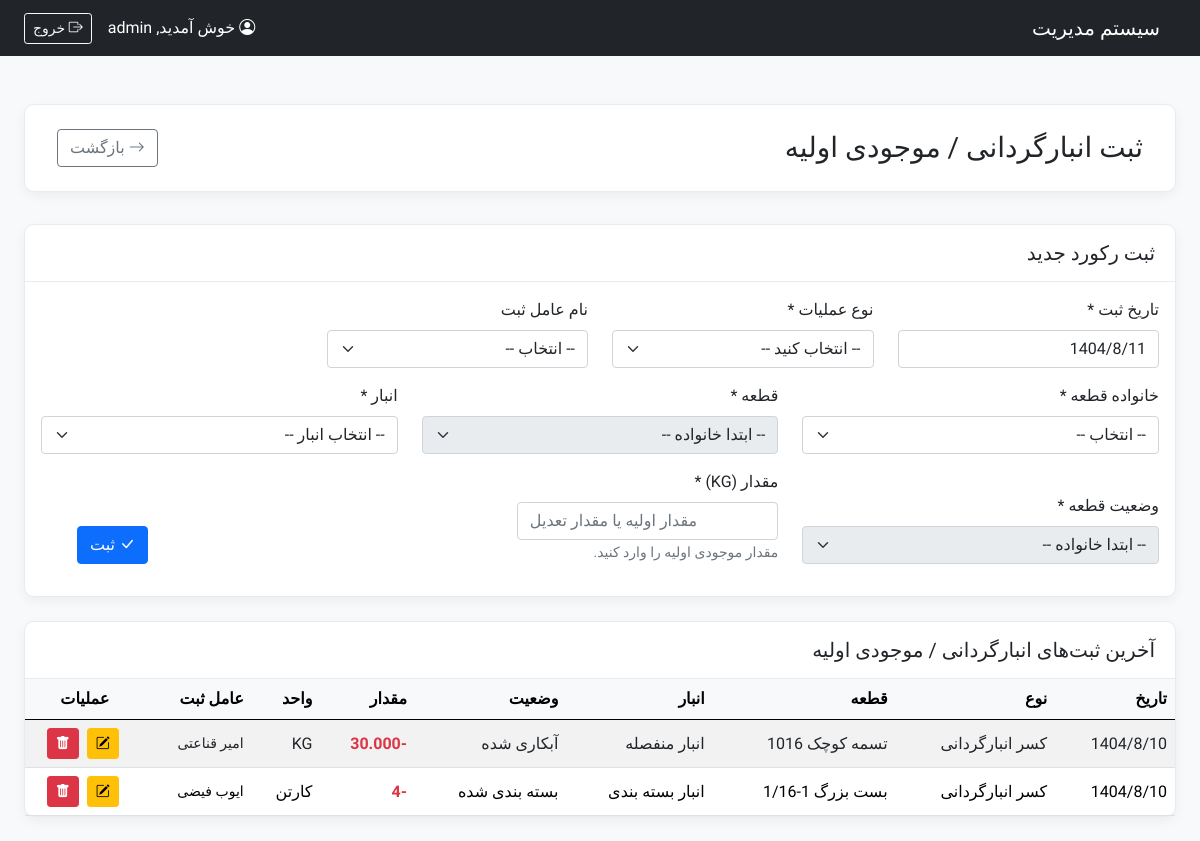
The page /modules/Warehouse/inventory_stocktake.php (signed in) on the database as committed earlier.
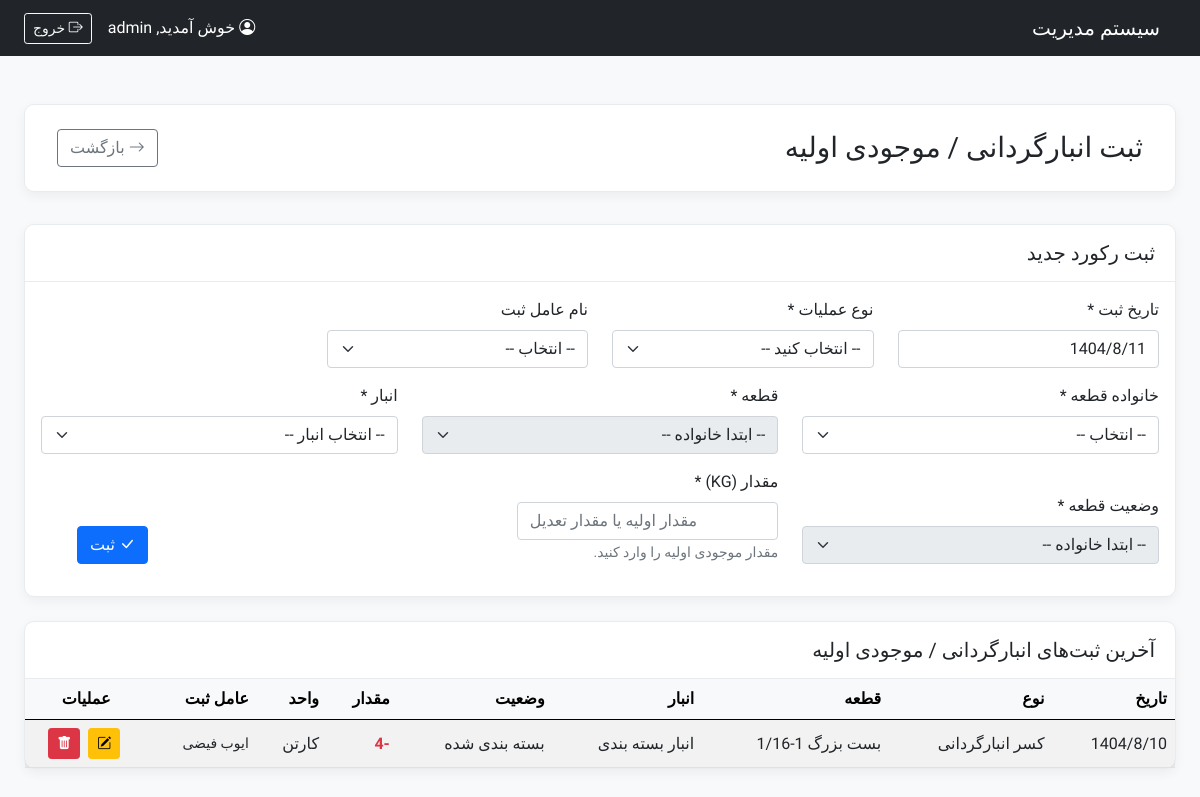
The same page on the database as committed later.
### tables this page shows
CREATE TABLE `tbl_stock_transactions` (
  `TransactionID` bigint(20) NOT NULL,
  `TransactionDate` timestamp NOT NULL DEFAULT current_timestamp(),
  `PartID` int(11) NOT NULL,
  `FromStationID` int(11) NOT NULL,
  `ToStationID` int(11) NOT NULL,
  `GrossWeightKG` decimal(10,3) DEFAULT NULL COMMENT 'وزن ناخالص با پالت بر حسب کیلوگرم',
  `PalletTypeID` int(11) DEFAULT NULL,
  `PalletWeightKG` decimal(10,3) DEFAULT NULL COMMENT 'وزن پالت ثبت شده در زمان تراکنش بر حسب کیلوگرم',
  `NetWeightKG` decimal(10,3) DEFAULT NULL COMMENT 'وزن خالص محاسبه شده بر حسب کیلوگرم',
  `CartonQuantity` int(11) DEFAULT NULL COMMENT 'تعداد کارتن (برای انبار بسته بندی)',
  `BaseWeightGR` decimal(10,3) DEFAULT NULL COMMENT 'وزن پایه بر حسب گرم',
  `AppliedWeightChangePercent` decimal(5,2) DEFAULT NULL COMMENT 'درصد تغییر وزن فرآیند (از جدول تغییرات وزن - فعلا تعریف نشده)',
  `FinalWeightGR` decimal(10,3) DEFAULT NULL COMMENT 'وزن نهایی قطعه محاسبه شده بر حسب گرم',
  `StatusAfter` varchar(100) DEFAULT NULL COMMENT 'وضعیت قطعه پس از تراکنش (از tbl_routes)',
  `StatusAfterID` int(11) DEFAULT NULL,
  `RouteStatus` enum('Standard','NonStandardPending','NonStandardApproved') NOT NULL DEFAULT 'Standard' COMMENT 'وضعیت مسیر استفاده شده',
  `DeviationID` int(11) DEFAULT NULL COMMENT 'در صورت ارتباط با مجوز ارفاقی',
  `PendingReason` text DEFAULT NULL COMMENT 'دلیل انتظار برای مسیر غیراستاندارد',
  `CreatedBy` int(11) DEFAULT NULL COMMENT 'UserID of creator',
  `OperatorEmployeeID` int(11) DEFAULT NULL COMMENT 'شناسه کارمند عامل ثبت کننده',
  `SenderEmployeeID` int(11) DEFAULT NULL COMMENT 'FK به tbl_employees برای تحویل دهنده',
  `ReceiverID` int(11) DEFAULT NULL COMMENT 'FK به tbl_receivers برای تحویل گیرنده',
  `TransactionTypeID` int(11) DEFAULT NULL COMMENT 'FK to tbl_transaction_types, used for stocktake/adjustments',
  `CreatedAt` timestamp NOT NULL DEFAULT current_timestamp()
);

CREATE TABLE `tbl_transaction_types` (
  `TypeID` int(11) NOT NULL,
  `TypeName` varchar(100) NOT NULL,
  `StockEffect` smallint(6) NOT NULL DEFAULT 0 COMMENT '1 برای افزایش, -1 برای کاهش, 0 بی‌اثر'
);

CREATE TABLE `tbl_parts` (
  `PartID` int(11) NOT NULL,
  `PartCode` varchar(50) NOT NULL,
  `PartName` varchar(150) NOT NULL,
  `Description` text DEFAULT NULL,
  `FamilyID` int(11) DEFAULT NULL,
  `SizeID` int(11) DEFAULT NULL COMMENT 'FK to tbl_part_sizes',
  `BarrelWeight_Solo_KG` decimal(10,2) DEFAULT NULL COMMENT 'ظرفیت بارل (کیلوگرم) اگر قطعه تنها باشد'
);

CREATE TABLE `tbl_stations` (
  `StationID` int(11) NOT NULL,
  `StationName` varchar(100) NOT NULL,
  `StationType` enum('Production','Warehouse','QC','External') NOT NULL COMMENT 'Production, Warehouse, Quality Control, External (e.g., plating service)'
);

CREATE TABLE `tbl_part_statuses` (
  `StatusID` int(11) NOT NULL,
  `StatusName` varchar(100) NOT NULL
);

CREATE TABLE `tbl_employees` (
  `EmployeeID` int(11) NOT NULL,
  `name` varchar(255) NOT NULL,
  `DepartmentID` int(11) DEFAULT NULL,
  `JobTitle` varchar(150) DEFAULT NULL,
  `HireDate` date DEFAULT NULL,
  `Status` enum('Active','Inactive') NOT NULL DEFAULT 'Active'
);

### config/functions.php (called while the page is built, shortened)
<?php
if (!function_exists('jdf_gregorian_to_jalali')) {
    require_once __DIR__ . '/../lib/jdf.php';
}
function to_jalali($gregorian_date) {
    $datetime_parts = explode(' ', $gregorian_date);
    $date_part = $datetime_parts[0];
    $parts = explode('-', $date_part);
    if (count($parts) === 3 && is_numeric($parts[0]) && is_numeric($parts[1]) && is_numeric($parts[2])) {
        list($g_y, $g_m, $g_d) = $parts;
         if ($g_y > 0) {
            return jdf_gregorian_to_jalali($g_y, $g_m, $g_d, '/');
        }
    }
    return '';
}
?>

### lib/jdf.php (called while the page is built, shortened)
<?php
function jdf_div($a,$b)
{
	return (int) ($a / $b);
}
function jdf_gregorian_to_jalali($g_y, $g_m, $g_d, $mod='')
{
	$g_days_in_month = array(31, 28, 31, 30, 31, 30, 31, 31, 30, 31, 30, 31);
	$j_days_in_month = array(31, 31, 31, 31, 31, 31, 30, 30, 30, 30, 30, 29);
	$gy = $g_y-1600;
	$gm = $g_m-1;
	$gd = $g_d-1;
	$g_day_no = 365*$gy+jdf_div($gy+3,4)-jdf_div($gy+99,100)+jdf_div($gy+399,400);
	for ($i=0; $i < $gm; ++$i)
		$g_day_no += $g_days_in_month[$i];
	$g_day_no += $gd;
	$j_day_no = $g_day_no-79;
	$j_np = jdf_div($j_day_no, 12053);
	$j_day_no = $j_day_no % 12053;
	$jy = 979+33*$j_np+4*jdf_div($j_day_no,1461);
	$j_day_no %= 1461;
	if ($j_day_no >= 366)
	{
		$jy += jdf_div($j_day_no-1, 365);
		$j_day_no = ($j_day_no-1)%365;
	}
	for ($i = 0; $i < 11 && $j_day_no >= $j_days_in_month[$i]; ++$i)
		$j_day_no -= $j_days_in_month[$i];
	$jm = $i+1;
	$jd = $j_day_no+1;
	return ($mod=='')?array($jy,$jm,$jd):$jy.$mod.$jm.$mod.$jd;
}
?>

### config/crud_helpers.php (called while the page is built, shortened)
<?php
function find_all(PDO $pdo, string $sql, array $params = []): array
{
    try {
        $stmt = $pdo->prepare($sql);
        $stmt->execute($params);
        return $stmt->fetchAll(PDO::FETCH_ASSOC);
    } catch (PDOException $e) {
        error_log("Error in find_all: " . $e->getMessage() . " | SQL: " . $sql . " | Params: " . print_r($params, true));
        return [];
    }
}
?>

### modules/Warehouse/inventory_stocktake.php (the view, shortened to what the changed rows need)
<?php
require_once __DIR__ . '/../../config/init.php';
$employees = find_all($pdo, "SELECT EmployeeID, name FROM tbl_employees ORDER BY name");
$quotedTypeNames = implode(',', array_map(function ($name) use ($pdo) {
    return $pdo->quote($name);
}, STOCKTAKE_TYPE_NAMES));
$current_page = isset($_GET['page']) && is_numeric($_GET['page']) ? (int)$_GET['page'] : 1;
$offset = ($current_page - 1) * RECORDS_PER_PAGE;
$history_query = "
    SELECT t.*, p.PartName, s.StationName, tt.TypeName as TransactionTypeName, tt.StockEffect, ps.StatusName as StatusAfterName, op.name as OperatorName
    FROM tbl_stock_transactions t
    JOIN tbl_parts p ON t.PartID = p.PartID
    JOIN tbl_stations s ON t.ToStationID = s.StationID /* Assume ToStation is the relevant warehouse */
    JOIN tbl_transaction_types tt ON t.TransactionTypeID = tt.TypeID
    LEFT JOIN tbl_part_statuses ps ON t.StatusAfterID = ps.StatusID
    LEFT JOIN tbl_employees op ON t.OperatorEmployeeID = op.EmployeeID
    WHERE tt.TypeName IN ($quotedTypeNames)
    ORDER BY t.TransactionDate DESC, t.TransactionID DESC
    LIMIT :limit OFFSET :offset
";
$history_stmt = $pdo->prepare($history_query);
$history_stmt->bindValue(':limit', RECORDS_PER_PAGE, PDO::PARAM_INT);
$history_stmt->bindValue(':offset', $offset, PDO::PARAM_INT);
$history_stmt->execute();
$recentStocktakes = $history_stmt->fetchAll(PDO::FETCH_ASSOC);
$pageTitle = "ثبت انبارگردانی / موجودی اولیه";
include __DIR__ . '/../../templates/header.php';
?>
<div class="page-header d-flex justify-content-between align-items-center">
    <h1 class="h3 mb-0"><?php echo $pageTitle; ?></h1>
</div>
<div class="card content-card mt-4">
    <div class="card-body p-0">
        <div class="table-responsive">
            <table class="table table-striped table-hover table-sm mb-0">
                <thead>
                    <tr>
                        <th class="p-2">تاریخ</th>
                        <th class="p-2">نوع</th>
                        <th class="p-2">قطعه</th>
                        <th class="p-2">انبار</th>
                        <th class="p-2">وضعیت</th>
                        <th class="p-2">مقدار</th>
                        <th class="p-2">واحد</th>
                        <th class="p-2">عامل ثبت</th>
                        <th class="p-2 text-center">عملیات</th>
                    </tr>
                </thead>
                <tbody id="history-tbody">
                    <?php if (empty($recentStocktakes)): ?>
                        <tr><td colspan="9" class="text-center p-3 text-muted">هنوز رکوردی ثبت نشده است.</td></tr>
                    <?php else: ?>
                        <?php foreach($recentStocktakes as $tx):
                             $isCartonHistory = ($tx['ToStationID'] == CARTON_WAREHOUSE_STATION_ID);
                             $quantity = $isCartonHistory ? (int)($tx['CartonQuantity'] ?? 0) : (float)($tx['NetWeightKG'] ?? 0);
                             $effect = (int)($tx['StockEffect'] ?? 0);
                             $displayQuantity = $isCartonHistory ? abs($quantity) : number_format(abs($quantity), 3);
                             $quantityClass = ($effect > 0) ? 'text-success' : (($effect < 0) ? 'text-danger' : '');
                             $quantityPrefix = ($effect < 0) ? '-' : (($effect > 0 && $tx['TransactionTypeName'] != 'موجودی اولیه') ? '+' : '');
                             $unitDisplay = $isCartonHistory ? 'کارتن' : 'KG';
                        ?>
                        <tr>
                            <td class="p-2"><?php echo to_jalali($tx['TransactionDate']); ?></td>
                            <td class="p-2"><?php echo htmlspecialchars($tx['TransactionTypeName']); ?></td>
                            <td class="p-2"><?php echo htmlspecialchars($tx['PartName']); ?></td>
                            <td class="p-2"><?php echo htmlspecialchars($tx['StationName']); ?></td>
                            <td class="p-2"><?php echo htmlspecialchars($tx['StatusAfterName'] ?: '-- بدون وضعیت --'); ?></td>
                            <td class="p-2 fw-bold <?php echo $quantityClass; ?>"><?php echo $quantityPrefix . $displayQuantity; ?></td>
                            <td class="p-2"><?php echo $unitDisplay; ?></td>
                            <td class="p-2 small"><?php echo htmlspecialchars($tx['OperatorName'] ?? '-'); ?></td>
                            <td class="p-2 text-center text-nowrap">
                                <a href="?edit_id=<?php echo (int)$tx['TransactionID']; ?>&page=<?php echo $current_page; ?>" class="btn btn-warning btn-sm me-1" title="ویرایش">
                                    <i class="bi bi-pencil-square"></i>
                                </a>
                                <button type="button" class="btn btn-danger btn-sm delete-btn" data-tx-id="<?php echo (int)$tx['TransactionID']; ?>" data-bs-toggle="modal" data-bs-target="#deleteConfirmModal" title="حذف">
                                    <i class="bi bi-trash-fill"></i>
                                </button>
                            </td>
                        </tr>
                        <?php endforeach; ?>
                    <?php endif; ?>
                </tbody>
            </table>
        </div>
    </div>
</div>
<?php include __DIR__ . '/../../templates/footer.php'; ?>

Rows that differ between the two databases and show on the page:
removed tbl_stock_transactions: TransactionDate "1404/8/10", TransactionTypeID.TypeName "کسر انبارگردانی", PartID.PartName "تسمه کوچک 1016", FromStationID.StationName "انبار منفصله", StatusAfterID.StatusName "آبکاری شده", TransactionTypeID.StockEffect "-", displayQuantity "30.000", ToStationID "KG", OperatorEmployeeID.name "امیر قناعتی"
